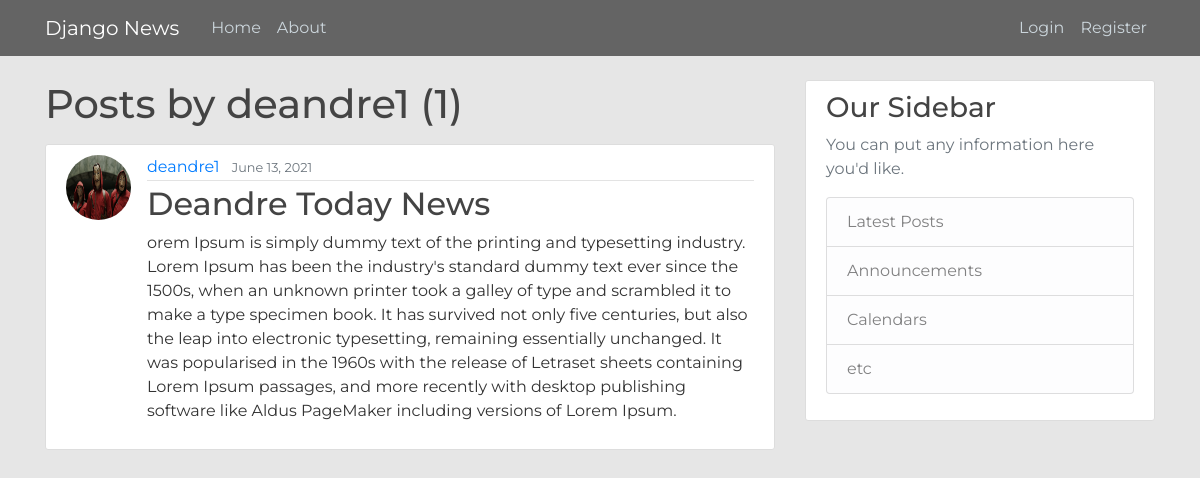
The app's page /user/deandre1 with its own data.
### blog/models.py (models this page shows, shortened)
class Post(models.Model):
    title = models.CharField(max_length=100)
    content = models.TextField()
    date_posted = models.DateTimeField(default=timezone.now)
    author = models.ForeignKey(User, on_delete=models.CASCADE)

### users/models.py (models this page shows, shortened)
class Profile(models.Model):
    user = models.OneToOneField(User, on_delete=models.CASCADE)
    image = models.ImageField(default='default.jpg', upload_to='profile_pics')

### blog/views.py (the view)
# urls.py: path('user/<str:username>', UserPostListView.as_view(), name='user-posts'),
class UserPostListView(ListView):
    model = Post
    template_name = 'blog/user_posts.html'  # <app>/<model>_<viewtype>.html
    context_object_name = 'posts'
    paginate_by = 5
    def get_queryset(self):
        user = get_object_or_404(User, username=self.kwargs.get('username'))
        return Post.objects.filter(author=user).order_by('-date_posted')

### blog/templates/blog/user_posts.html (shortened to what this page needs)
{% extends "blog/base.html" %}
{% block content %}
    <h1 class="mb-3">Posts by {{ view.kwargs.username }} ({{ page_obj.paginator.count }})</h1>
    {% for post in posts %}
        <article class="media content-section">
          <img class="rounded-circle article-img" src="{{ post.author.profile.image.url }}">
          <div class="media-body">
            <div class="article-metadata">
              <a class="mr-2" href="{% url 'user-posts' post.author.username %}">{{ post.author }}</a>
              <small class="text-muted">{{ post.date_posted|date:"F d, Y" }}</small>
            </div>
            <h2><a class="article-title" href="{% url 'post-detail' post.id %}">{{ post.title }}</a></h2>
            <p class="article-content">{{ post.content }}</p>
          </div>
        </article>
    {% endfor %}
{% endblock content %}

### blog/static/blog/main.css (style rules this page uses)
body { background: #e6e6e6; color: #333333; margin-top: 5rem; font-family: 'Montserrat'; }
h1, h2, h3, h4, h5, h6 { color: #444444; }
.content-section { background: #ffffff; padding: 10px 20px; border: 1px solid #dddddd; border-radius: 3px; margin-bottom: 20px; }
.article-title { color: #444444; }
.article-content { white-space: pre-line; }
.article-img { height: 65px; width: 65px; margin-right: 16px; }
.article-metadata { padding-bottom: 1px; margin-bottom: 4px; border-bottom: 1px solid #e3e3e3 }

### records on screen
Post: author.profile.image (picture), author "deandre1", date_posted "June 13, 2021", title "Deandre Today News", content "orem Ipsum is simply dummy text of the printing and typesetting industry. Lorem Ipsum has been the industry's standard dummy text ever since the 1500s, when an unknown printer took a galley of type and scrambled it to make a type specimen book. It has survived not only five centuries, but also the leap into electronic typesetting, remaining essentially unchanged. It was popularised in the 1960s with the release of Letraset sheets containing Lorem Ipsum passages, and more recently with desktop publishing software like Aldus PageMaker including versions of Lorem Ipsum."

### other values on screen
{{ view.kwargs.username }} "deandre1"
{{ page_obj.paginator.count }} "1"
